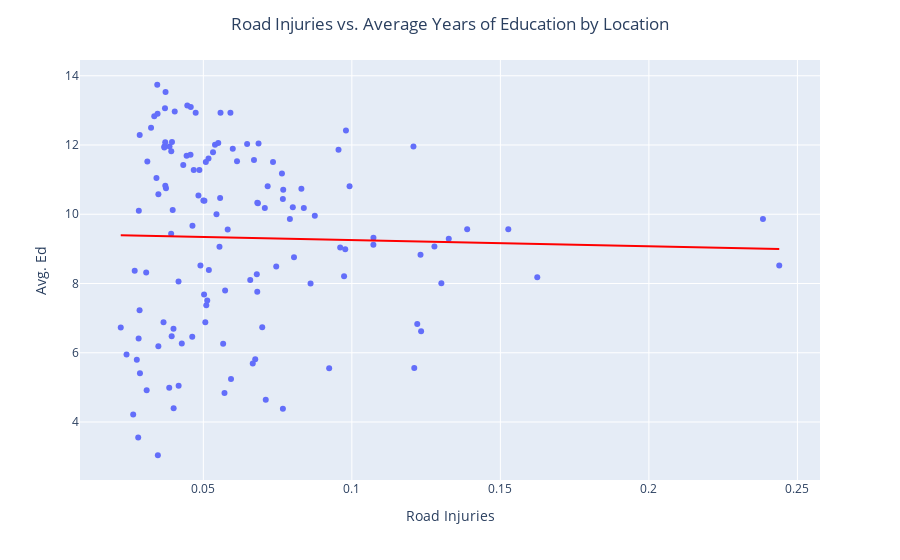

The code cell stored with this chart in its notebook:
### Code cell
# Assuming 'data' is your DataFrame
fig_1 = px.scatter(data, y='Avg. Ed', x='Road Injuries', trendline='ols', hover_name='Location', trendline_color_override='red')

# Update layout to add title
fig_1.update_layout(
    title={'text':'Road Injuries vs. Average Years of Education by Location','x': 0.5,
        'xanchor': 'center'})

# Show the plot
fig_1.show()
